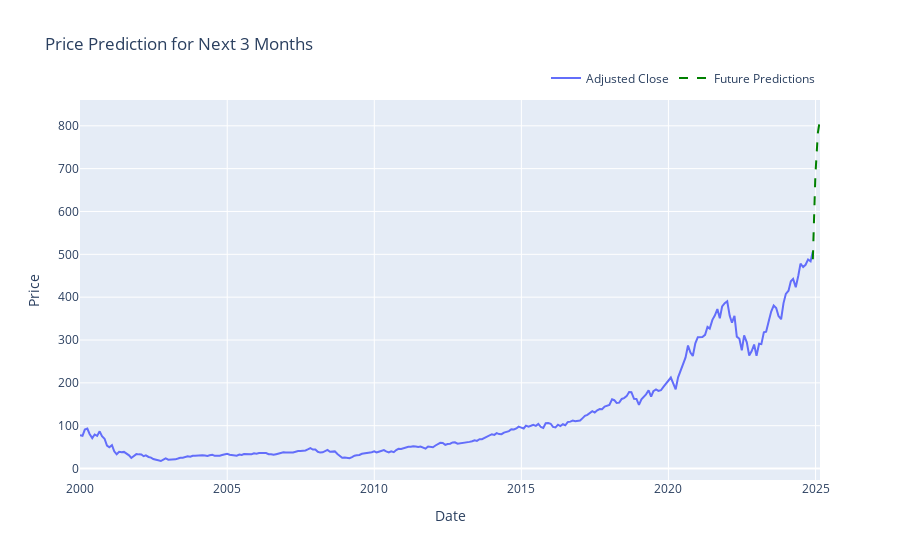

This figure's notebook cell:
### Code cell
import plotly.graph_objs as go

# Plot historical and predicted prices
fig = go.Figure()

# Historical data
fig.add_trace(go.Scatter(x=time_series_df.index, y=time_series_df["Adj Close"],
                         mode='lines', name='Adjusted Close'))

# Predicted data
fig.add_trace(go.Scatter(x=future_df["Date"], y=future_df["Predicted Price"],
                         mode='lines', name='Future Predictions',
                         line=dict(color='green', dash='dash')))

# Update layout
fig.update_layout(
    title="Price Prediction for Next 3 Months",
    xaxis_title="Date",
    yaxis_title="Price",
    legend=dict(orientation="h", yanchor="bottom", y=1.02, xanchor="right", x=1)
)

fig.show()
